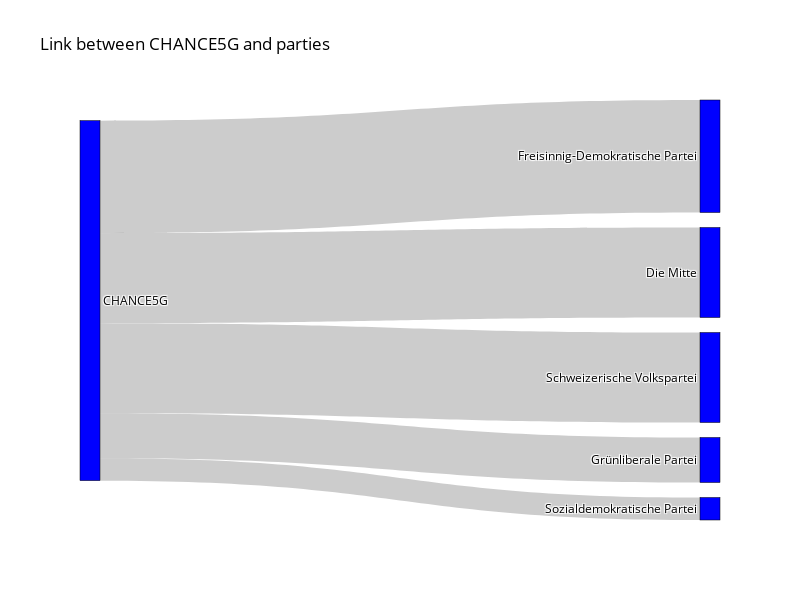

This figure's notebook cell:
### Code cell
counter = get_interessen_counter(key)
# Define data
source = [organisation_dict[key], *counter]
target = [*counter]
value = [*counter.values()]

# Create Sankey diagram
fig = go.Figure(data=[go.Sankey(
    node=dict(
        pad=15,
        thickness=20,
        line=dict(color="black", width=0.5),
        label=source + target,
        color="blue"
    ),
    link=dict(
        source=np.zeros(len([*counter])),
        target=list(range(1,len([*counter]))),
        value=value
    )
)])

# Update layout
fig.update_layout(title_text=f"Link between {organisation_dict[key]} and parties",
                  font=dict(size=12, color="black"),
                  width=800, height=600)

# Show the plot
fig.show()

### Figure 1 — Plotly figure (JSON) as saved in the notebook; plotly's stock layout.template omitted (floating-point values rounded to 4 significant figures)
{"data": [{"link": {"source": [0, 0, 0, 0, 0, 0, 0, 0, 0, 0, 0, 0], "target": [1, 2, 3, 4, 5, 6, 7, 8, 9, 10, 11], "value": [4, 8, 10, 8, 2, 0, 0, 0, 0, 0, 0, 0]}, "node": {"color": "blue", "label": ["CHANCE5G", "Grünliberale Partei", "Die Mitte", "Freisinnig-Demokratische Partei", "Schweizerische Volkspartei", "Sozialdemokratische Partei", "Union Démocratique du Centre", "Le Centre", "PLR.Les Libéraux-Radicaux", "Parti socialiste", "Parti vert-libéral", "Les Verts", "Union Démocratique Fédérale", "Grünliberale Partei", "Die Mitte", "Freisinnig-Demokratische Partei", "Schweizerische Volkspartei", "Sozialdemokratische Partei", "Union Démocratique du Centre", "Le Centre", "PLR.Les Libéraux-Radicaux", "Parti socialiste", "Parti vert-libéral", "Les Verts", "Union Démocratique Fédérale"], "line": {"color": "black", "width": 0.5}, "pad": 15, "thickness": 20}, "type": "sankey"}], "layout": {"font": {"color": "black", "size": 12}, "height": 600, "title": {"text": "Link between CHANCE5G and parties"}, "width": 800}}
